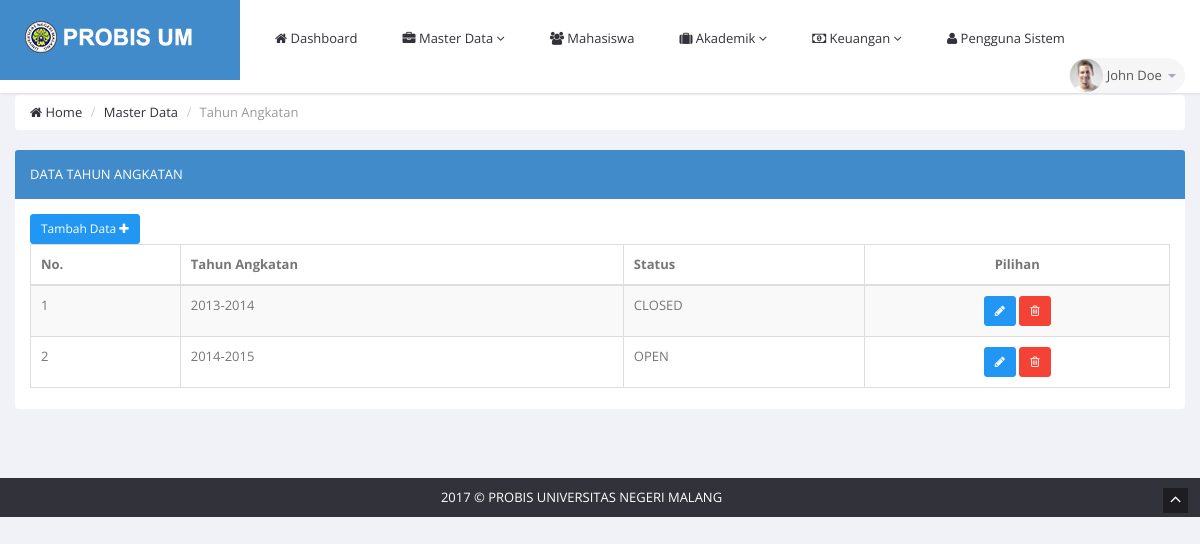
The app's page /?page=tahun_angkatan with its own data.
### tables this page shows
CREATE TABLE `student_angkatan` (
  `angkatan_id` int(11) NOT NULL,
  `keterangan` varchar(15) NOT NULL,
  `aktif` varchar(1) NOT NULL COMMENT 'y = aktif dan n = tidak'
);

### view/tahun_angkatan.php (the view, shortened to what this page needs)
<?php
require_once './config/db.php';
if (isset($_GET['edit'])){
    $id = base64_decode($_GET['edit']);
    $sql = $pdo->prepare("select * from student_angkatan WHERE  angkatan_id = $id");
    $sql->execute();
    $a = $sql->fetch();
    $status = array('y'=>'OPEN','n'=>'CLOSED');
    if (isset($_POST['save'])){
        $ket = $_POST['ket'];
        $status = $_POST['status'];
        $sql = $pdo->prepare("update student_angkatan set keterangan=:ket,aktif=:aktif WHERE angkatan_id=:id");
        $sql->bindParam(':ket',$ket);
        $sql->bindParam(':aktif',$status);
        $sql->bindParam(':id',$id);
        $sql->execute();
        echo "<script>window.location='?page=tahun_angkatan'</script>";
    }
    ?>
    <div class="row">
        <div class="col-sm-12">
            <div class="panel panel-primary">
                <header class="panel-heading">
                    Edit Data Tahun Angakatan
                </header>
                <div class="cleaerfix">
                    <div class="panel-body">
                        <form action="" method="post">
                            <div class="col-sm-6">
                                <table>
                                    <tr>
                                        <td style="padding: 15px" class="col-sm-3">Tahun Angkatan</td>
                                        <td style="padding: 15px;" class="col-sm-3">
                                            <input type="text" class="form-control" name="ket" value="<?php echo $a['keterangan'] ?>" required>
                                        </td>
                                    </tr>
                                    <tr>
                                        <td style="padding: 15px;" class="col-sm-3">Status</td>
                                        <td style="padding: 15px;" class="col-sm-3">
                                            <select name="status" class="form-control">
                                                <?php foreach($status as $f=>$g){ ?>
                                                <option value="<?php echo $f ?>" <?php echo($f==$a['aktif'])?'selected':''?> class="form-control"><?php echo $g ?></option>
                                                <?php } ?>
                                            </select>
                                        </td>
                                    </tr>
                                    <tr>
                                        <td style="padding: 15px" class="col-sm-3">
                                            <input type="submit" class="btn btn-sm btn-primary" name="save" value="Simpan">
                                            <a href="?page=tahun_angkatan" class="btn btn-sm btn-warning">Batal</a>
                                        </td>
                                    </tr>
                                </table>
                            </div>
                        </form>
                    </div>
                </div>
            </div>
        </div>
    </div>
<?php }elseif(isset($_GET['delete'])) {
    $id = base64_decode($_GET['delete']);
    $menunggu = $pdo->prepare("delete from student_angkatan WHERE angkatan_id = $id ");
    $menunggu->execute();
    echo "<script>window.location='?page=tahun_angkatan'</script>";
}else{
?>
<div class="row">
    <div class="col-sm-12">
        <section class="panel panel-primary">
            <header class="panel-heading">
                Data Tahun Angkatan
            </header>
            <div class="panel-body">
                <div class="adv-table editable-table ">
                    <div class="clearfix">
                        <div class="btn-group">
                            <a href="?page=tahun_angkatan&tambah_data" class="btn btn-sm btn-primary">
                                Tambah Data <i class="fa fa-plus"></i>
                            </a>
                        </div>
                    </div>
                    <table class="table table-striped table-hover table-bordered" id="editable-sample">
                        <thead>
                        <tr>
                            <th>No.</th>
                            <th>Tahun Angkatan</th>
                            <th>Status</th>
                            <th style="text-align: center">Pilihan</th>
                        </tr>
                        </thead>
                        <tbody>
                        <?php
                        $sql = $pdo->prepare("select * from student_angkatan");
                        $sql->execute();
                        $no=1;
                        while($a=$sql->fetch()){
                        ?>
                        <tr class="">
                            <td><?php echo $no++ ?></td>
                            <td><?php echo $a['keterangan'] ?></td>
                            <td><?php echo($a['aktif']=='y')?'OPEN':'CLOSED'?></td>
                            <td style="text-align: center;"><a title="Edit Data" href="?page=tahun_angkatan&edit=<?php echo base64_encode($a['angkatan_id']) ?>"><button class="btn btn-sm btn-primary"><i class="fa fa-pencil"></i></button></a>
                                <a title="Hapus Data" onclick="return confirm('Yakin ingin hapus data ini?')" href="?page=tahun_angkatan&delete=<?php echo base64_encode($a['angkatan_id']) ?>"><button class="btn btn-sm btn-danger"><i class="fa fa-trash-o"></i></button></a></td>
                        </tr>
                        <?php } ?>
                        </tbody>
                    </table>
                </div>
            </div>
        </section>
    </div>
</div>
<?php } ?>

### records on screen
student_angkatan: keterangan "2013-2014", aktif "CLOSED"
student_angkatan: keterangan "2014-2015", aktif "OPEN"
